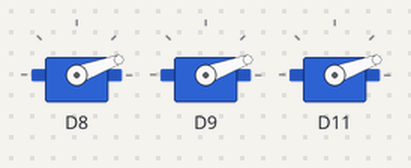
A program run on a simulated Arduino board driven over Firmata from a computer. Parts: 3 × servo.

Above: at 5.05 s.
At 8.5 s:
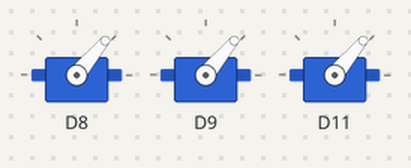
At 12.0 s:
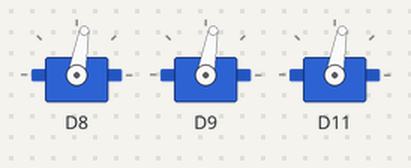
At 13.75 s:
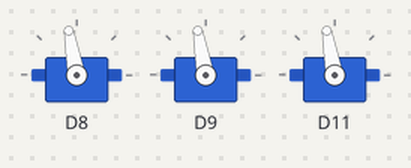
At 15.5 s:
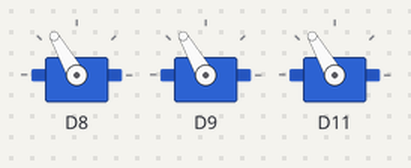
At 19.0 s:
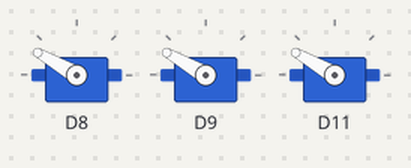
Timing chart, 0 to 23.2 s (numbered marks = the images above):
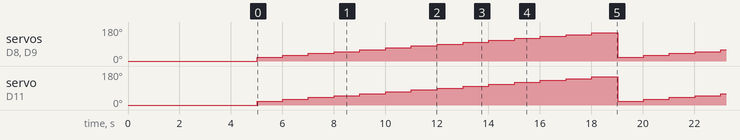

Measured:
- by itself, servo on D8, servo on D9, servo on D11: repeats every 14.0 s: 30° 1.0 s, 40° 1.0 s, 50° 1.0 s, 60° 1.0 s, 70° 1.0 s, 80° 1.0 s, 90° 1.0 s, 100° 1.0 s, 110° 1.0 s, 120° 1.0 s, 130° 1.0 s, 140° 1.0 s, 150° 1.0 s, 20° 1.0 s

The program:

alignservos.py
```python
#!/usr/bin/env python

import time
from pyfirmata import Arduino, util, SERVO

#board=Arduino("/dev/ttyACM0")
#board=Arduino("/dev/ttyUSB0")
board=Arduino("/dev/ttyAMA0")
board.digital[8].mode = SERVO # temp
board.digital[9].mode = SERVO # humidiy ok
board.digital[11].mode = SERVO # light ok
i=20
while True:
	board.digital[8].write(i)
	board.digital[9].write(i)
	board.digital[11].write(i)
	i=i+10
	if i>150:
		i=20
	time.sleep(1)
```
